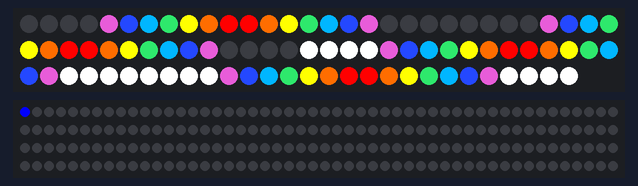
A sketch run on a simulated Arduino Uno, built with avr-gcc and run on an emulated ATmega328P. Shown: 88 RGB LEDs in strip order, left to right, continuing on the next row, 200 RGB LEDs in strip order, left to right, continuing on the next row. Colours are those a GRB WS2812 strip shows for the declared byte order.

Above: at 0.17 s.

The sketch:

sketch_mar07a.ino
```cpp
#include <FastLED.h>
#define DATA_PIN 6
#define DATA_PIN_STRING 5
#define NUM_LEDS 88
#define STRING_LEDS 200
#define LED_STRIPS 8
#define NUM_LED_PER_STRIP 11

CRGB leds[NUM_LEDS];
CRGB led_string[STRING_LEDS];

// Use this for converting images to arrays:
// https://www.digole.com/tools/PicturetoC_Hex_converter.php
// Make sure image is 8x11 and '256 Color RRRGGGBB' option selected
// all even y lines are reversed.


unsigned char smile[] = {
  0xfc, 0xfc, 0xfc, 0xfc, 0xfc, 0xfc, 0xfc, 0xfc
  , 0xfc, 0xfc, 0xfc, 0xfc, 0xfc, 0xfc, 0xfc, 0xfc
  , 0xfc, 0xfc, 0x00, 0xfc, 0xfc, 0x00, 0xfc, 0xfc
  , 0xfc, 0xfc, 0x00, 0xfc, 0xfc, 0x00, 0xfc, 0xfc
  , 0xfc, 0xfc, 0x00, 0xfc, 0xfc, 0x00, 0xfc, 0xfc
  , 0xfc, 0xfc, 0x00, 0xfc, 0xfc, 0x00, 0xfc, 0xfc
  , 0xfc, 0xfc, 0xfc, 0xfc, 0xfc, 0xfc, 0xfc, 0xfc
  , 0xfc, 0x00, 0xfc, 0xfc, 0xfc, 0xfc, 0x00, 0xfc
  , 0xfc, 0x00, 0x00, 0x00, 0x00, 0x00, 0x00, 0xfc
  , 0xfc, 0xfc, 0xfc, 0xfc, 0xfc, 0xfc, 0xfc, 0xfc
  , 0xfc, 0xfc, 0xfc, 0xfc, 0xfc, 0xfc, 0xfc, 0xfc
};

unsigned char op_logo[] = {
  0xff, 0xff, 0xff, 0xff, 0xff, 0xff, 0xff, 0xff, 0xff, 0xff, 0xff
  , 0xff, 0xfc, 0xfc, 0xfc, 0xfc, 0xfc, 0xff, 0xff, 0xff, 0xff, 0xff
  , 0xff, 0xfc, 0xff, 0xff, 0xff, 0xfc, 0xff, 0xff, 0xff, 0xff, 0xff
  , 0xff, 0xfc, 0xff, 0xff, 0xff, 0xfc, 0x2b, 0x2b, 0x2b, 0x2b, 0xff
  , 0xff, 0xfc, 0xfc, 0xfc, 0xfc, 0xfc, 0x2b, 0xff, 0xff, 0x2b, 0xff
  , 0xff, 0xff, 0xff, 0xff, 0xff, 0xff, 0x2b, 0x2b, 0x2b, 0x2b, 0xff
  , 0xff, 0xff, 0xff, 0xff, 0xff, 0xff, 0x2b, 0xff, 0xff, 0xff, 0xff
  , 0xff, 0xff, 0xff, 0xff, 0xff, 0xff, 0xff, 0xff, 0xff, 0xff, 0xff

};

unsigned char smoole[] = {
  0x00, 0x00, 0x00, 0x00, 0x00, 0x00, 0x00, 0x00, 0x00, 0x00, 0x00
  , 0x00, 0x00, 0x00, 0x00, 0x00, 0x00, 0x00, 0x00, 0x00, 0x00, 0x00
  , 0x00, 0xe0, 0xe0, 0xe0, 0x00, 0x00, 0xe0, 0xe0, 0xe0, 0x00, 0x00
  , 0x00, 0xe0, 0xe0, 0xe0, 0x00, 0x00, 0xe0, 0xe0, 0xe0, 0x00, 0x00
  , 0x00, 0xe0, 0x00, 0xe0, 0x00, 0x00, 0xe0, 0x00, 0xe0, 0x00, 0x00
  , 0x00, 0xe0, 0xe0, 0xe0, 0x00, 0x00, 0xe0, 0xe0, 0xe0, 0x00, 0x00
  , 0x00, 0x00, 0x00, 0x00, 0x00, 0x00, 0x00, 0x00, 0x00, 0x00, 0x00
  , 0x00, 0x00, 0x00, 0x00, 0x00, 0x00, 0x00, 0x00, 0x00, 0x00, 0x00
};

unsigned char color[] = {
  0xe0, 0xec, 0xfc, 0x35, 0x17, 0x2b, 0xaa, 0x00, 0x00, 0x00, 0x00
  , 0xe0, 0xec, 0xfc, 0x35, 0x17, 0x2b, 0xaa, 0x00, 0x00, 0x00, 0x00
  , 0xe0, 0xec, 0xfc, 0x35, 0x17, 0x2b, 0xaa, 0x00, 0x00, 0x00, 0x00
  , 0xe0, 0xec, 0xfc, 0x35, 0x17, 0x2b, 0xaa, 0x00, 0x00, 0x00, 0x00
  , 0xe0, 0xec, 0xfc, 0x35, 0x17, 0x2b, 0xaa, 0xff, 0xff, 0xff, 0xff
  , 0xe0, 0xec, 0xfc, 0x35, 0x17, 0x2b, 0xaa, 0xff, 0xff, 0xff, 0xff
  , 0xe0, 0xec, 0xfc, 0x35, 0x17, 0x2b, 0xaa, 0xff, 0xff, 0xff, 0xff
  , 0xe0, 0xec, 0xfc, 0x35, 0x17, 0x2b, 0xaa, 0xff, 0xff, 0xff, 0xff

};


void bit_to_rgb(unsigned char c, int &r, int &g, int &b) {
  r   = (c >> 5) * 255 / 7;
  g = ((c >> 2) & 0x07) * 255 / 7;
  b  = (c & 0x03) * 255 / 3;
}

void correct_image_AAH(unsigned char img[]) {
  unsigned char new_img[NUM_LEDS];

  for (int i = 0; i < 3; i++) {
    int incr = i*16;

    for(int f = 0; f < NUM_LEDS; f += 1) {
      incr += 1;
      new_img[incr] = img[i * 16 + f];
    }
    for (int b = 7; b < NUM_LEDS; b += -1) {
      incr += 1;
      new_img[incr] = img[(i*16)+16+b];
    }

    img = new_img;
  }
}

void reverse_range(unsigned char* buf, int l, int r) {
  while(l < r) {
    unsigned char temp = buf[l];
    buf[l++] = buf[r];
    buf[r--] = temp;
  }
}

void correct_but_for_the_third_time(unsigned char img[]) {
  reverse_range(img, 0, 10);
  for(int i=1; i<4; i++) {
    int index = i*11*2;
    reverse_range(img, index, index + 10);
  }
}

void draw_img(unsigned char img[]) {
  for (int i = 0; i < NUM_LEDS; i++) {
    int r, g, b;
    bit_to_rgb(img[i], r, g, b);
    leds[i].setRGB(r, g, b);
  }
}

void setup() {
  // put your setup code here, to run once:
  Serial.begin(9600);
  FastLED.addLeds<WS2812, DATA_PIN, GRB>(leds, NUM_LEDS);
  FastLED.addLeds<WS2812, DATA_PIN_STRING>(led_string, STRING_LEDS);
}

void loop() {
  // put your main code here, to run repeatedly:
  correct_but_for_the_third_time(color);
  draw_img(color);
  led_string[0].setRGB(0, 0, 255);
  FastLED.show();
}
```
